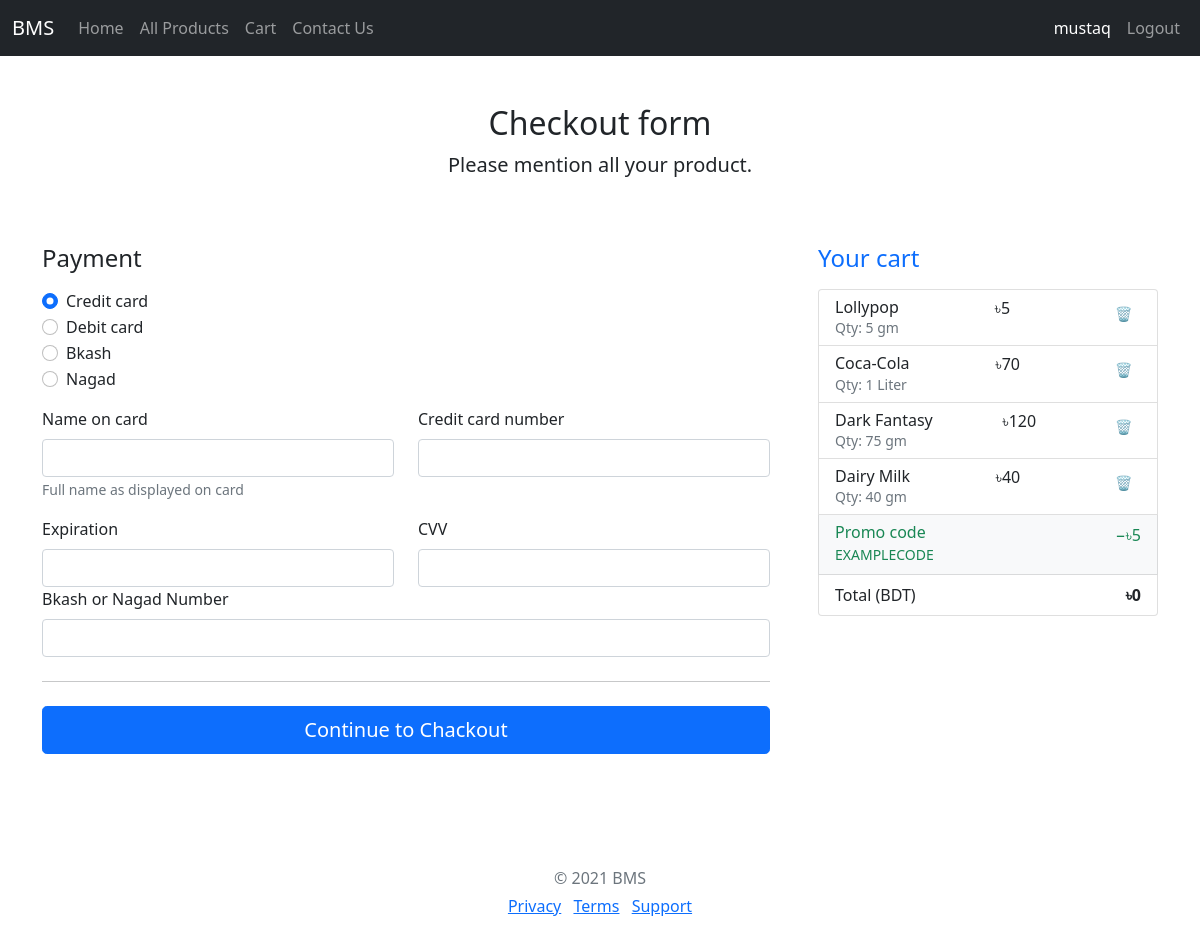
Page /cart/ (signed in) on the committed database.
### product/models.py (models this page shows, shortened)
class Order(models.Model):
    product = models.ForeignKey(ProductTable, on_delete=models.CASCADE)
    added_at = models.DateTimeField(auto_now_add=True)

class ProductTable(models.Model):
    image = models.ImageField(upload_to='media/productimage/')
    name = models.CharField(max_length=20,blank=False)
    quantity = models.CharField(max_length=10,blank=True)
    price = models.CharField(max_length=5,blank=False)

### product/views.py (the view)
# urls.py: path('cart/', views.show_cart, name='show_cart'),
def show_cart(request):
    cart_items = Order.objects.all().order_by('-added_at')
    total = 0
    for item in cart_items:
        try:
            total += int(item.price) * int(item.quantity)
        except:
            total += 0  # fallback if quantity or price is empty or not a number
    return render(request, 'billpay.html', {'cart_items': cart_items, 'total': total})

### templates/billpay.html (shortened to what this page needs)
{% extends 'base.html'%}
{% block content %}
  <main>
    <div class="py-5 text-center">
      <h2>Checkout form</h2>
      <p class="lead">Please mention all your product.</p>
    </div>
    <div class="row g-5">
      <div class="col-md-5 col-lg-4 order-md-last">
        <h4 class="d-flex justify-content-between align-items-center mb-3">
          <span class="text-primary">Your cart</span>
        </h4>
        <ul class="list-group mb-3">
          {% for item in cart_items %}
          <li class="list-group-item d-flex justify-content-between lh-sm">
            <div>
              <h6 class="my-0">{{ item.product.name }}</h6>
              <small class="text-muted">Qty: {{ item.product.quantity }}</small>
            </div>
            <span>৳{{ item.product.price }}</span>
            <a href="{% url 'remove_from_cart' item.id %}" class="btn btn-sm">🗑️</a>
          </li>
          {% empty %}
            <li class="list-group-item">Your cart is empty.</li>
          {% endfor %}
          <li class="list-group-item d-flex justify-content-between bg-light">
            <div class="text-success">
              <h6 class="my-0">Promo code</h6>
              <small>EXAMPLECODE</small>
            </div>
            <span class="text-success">−৳5</span>
          </li>
          <li class="list-group-item d-flex justify-content-between">
            <span>Total (BDT)</span>
            <strong>৳{{ total }}</strong>
          </li>
        </ul>
      </div>
      <div class="col-md-7 col-lg-8">
        <form class="needs-validation" novalidate>
          <h4 class="mb-3">Payment</h4>
          <div class="my-3">
            <div class="form-check">
              <input id="credit" name="paymentMethod" type="radio" class="form-check-input" checked required>
              <label class="form-check-label" for="credit">Credit card</label>
            </div>
            <div class="form-check">
              <input id="debit" name="paymentMethod" type="radio" class="form-check-input" required>
              <label class="form-check-label" for="debit">Debit card</label>
            </div>
            <div class="form-check">
              <input id="bkash" name="paymentMethod" type="radio" class="form-check-input" required>
              <label class="form-check-label" for="bkash">Bkash</label>
            </div>
            <div class="form-check">
              <input id="nagad" name="paymentMethod" type="radio" class="form-check-input" required>
              <label class="form-check-label" for="nagad">Nagad</label>
            </div>
          </div>
          <div class="row gy-3">
            <div class="col-md-6">
              <label for="cc-name" class="form-label">Name on card</label>
              <input type="text" class="form-control" id="cc-name" placeholder="" required>
              <small class="text-muted">Full name as displayed on card</small>
            </div>
            <div class="col-md-6">
              <label for="cc-number" class="form-label">Credit card number</label>
              <input type="text" class="form-control" id="cc-number" placeholder="" required>
            </div>
            <div class="col-md-6">
              <label for="cc-expiration" class="form-label">Expiration</label>
              <input type="text" class="form-control" id="cc-expiration" placeholder="" required>
            </div>
            <div class="col-md-6">
              <label for="cc-cvv" class="form-label">CVV</label>
              <input type="text" class="form-control" id="cc-cvv" placeholder="" required>
            </div>
          </div>
          <div class="col-md-12">
            <label for="bkash-nagad-number" class="form-label">Bkash or Nagad Number</label>
            <input type="text" class="form-control" id="bkash-nagad-number" placeholder="" required>
          <hr class="my-4">
          <p><a href="{% url 'checkout' %}" class="w-100 btn btn-primary btn-lg" type="submit">Continue to Chackout</a></p>
        </form>
      </div>
    </div>
  </main>
  <footer class="my-5 pt-5 text-muted text-center text-small">
    <p class="mb-1">&copy; 2021 BMS</p>
    <ul class="list-inline">
      <li class="list-inline-item"><a href="#">Privacy</a></li>
      <li class="list-inline-item"><a href="#">Terms</a></li>
      <li class="list-inline-item"><a href="#">Support</a></li>
    </ul>
  </footer>
</div>
{% endblock %}

### templates/base.html (shortened to what this page needs)
<!doctype html>
<html lang="en">
  <head>
    <link href="https://cdn.jsdelivr.net/npm/bootstrap@5.0.0-beta3/dist/css/bootstrap.min.css" rel="stylesheet">
  </head>
  <body>
    <nav class="navbar navbar-expand-lg navbar-dark bg-dark">
  <div class="container-fluid">
    <a class="navbar-brand" href="/">BMS</a>
    <div class="collapse navbar-collapse" id="navbarNav">
      <ul class="navbar-nav">
        {% if user.is_authenticated %}
          <li class="nav-item">
            <a class="nav-link" aria-current="page" href="{% url 'home' %}">Home</a>
          </li>
          <li class="nav-item">
            <a class="nav-link" href="{% url 'detailsproduct' %}">All Products</a>
          </li>
          <li class="nav-item">
            <a class="nav-link" href="{% url 'show_cart' %}">Cart</a>
          </li>
          <li class="nav-item">
            <a class="nav-link" href="{% url 'contact' %}">Contact Us</a>
          </li>
        {% endif %}
      </ul>
    </div>
    <ul class="navbar-nav ml-auto">
      {% if user.is_authenticated %}
      <li class="nav-item">
        <a class="nav-link active" href="#">{{request.user.username}}</a>
      </li>
      <li class="nav-item">
        <a class="nav-link" href="{% url 'logout' %}">Logout</a>
      </li>
      {% endif %}
    </ul>
  </div>
</nav>
<div class = "container">
  {% block content %}
  {% endblock %}
  </body>
</html>

### rows in the picture
Order: product.name "Lollypop", product.quantity "5 gm", product.price "5"
Order: product.name "Coca-Cola", product.quantity "1 Liter", product.price "70"
Order: product.name "Dark Fantasy", product.quantity "75 gm", product.price "120"
Order: product.name "Dairy Milk", product.quantity "40 gm", product.price "40"

### other values in the picture
{{ request.user.username }} "mustaq"
{{ total }} "0"
